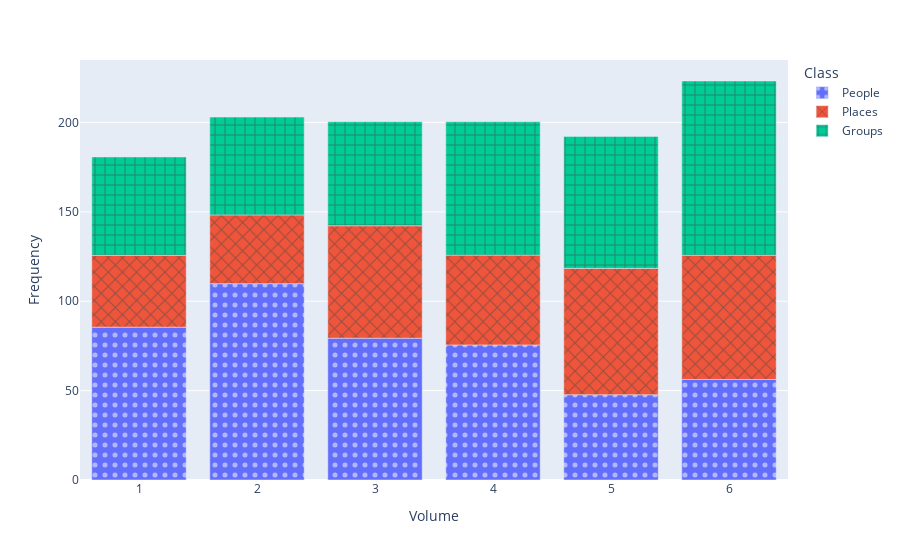

Source (notebook cell):
### Markdown cell above
We now plot the results. What do we learn from this particular visualization?

__Go back and see what you get when you look at the top 10 names, top 50, top 100__

### Code cell
import plotly.express as px
#df = px.data.medals_long()

fig = px.bar(df, x="Volume", y="Frequency", color="Class",
             pattern_shape="Class", pattern_shape_sequence=[".", "x", "+"])
fig.show()

### Figure 1 — Plotly figure (JSON) as saved in the notebook; plotly's stock layout.template omitted (floating-point values rounded to 4 significant figures)
{"data": [{"alignmentgroup": "True", "hovertemplate": "Class=People<br>Volume=%{x}<br>Frequency=%{y}<extra></extra>", "legendgroup": "People", "marker": {"color": "#636efa", "pattern": {"shape": "."}}, "name": "People", "offsetgroup": "People", "orientation": "v", "showlegend": true, "textposition": "auto", "type": "bar", "x": ["1", "2", "3", "4", "5", "6"], "xaxis": "x", "y": [85.51, 109.8, 79.33, 75.57, 47.7, 56.24], "yaxis": "y"}, {"alignmentgroup": "True", "hovertemplate": "Class=Places<br>Volume=%{x}<br>Frequency=%{y}<extra></extra>", "legendgroup": "Places", "marker": {"color": "#EF553B", "pattern": {"shape": "x"}}, "name": "Places", "offsetgroup": "Places", "orientation": "v", "showlegend": true, "textposition": "auto", "type": "bar", "x": ["1", "2", "3", "4", "5", "6"], "xaxis": "x", "y": [40.18, 38.48, 62.9, 50.25, 70.69, 69.51], "yaxis": "y"}, {"alignmentgroup": "True", "hovertemplate": "Class=Groups<br>Volume=%{x}<br>Frequency=%{y}<extra></extra>", "legendgroup": "Groups", "marker": {"color": "#00cc96", "pattern": {"shape": "+"}}, "name": "Groups", "offsetgroup": "Groups", "orientation": "v", "showlegend": true, "textposition": "auto", "type": "bar", "x": ["1", "2", "3", "4", "5", "6"], "xaxis": "x", "y": [55.02, 54.7, 58.19, 74.57, 73.83, 97.45], "yaxis": "y"}], "layout": {"barmode": "relative", "legend": {"title": {"text": "Class"}, "tracegroupgap": 0}, "margin": {"t": 60}, "xaxis": {"anchor": "y", "domain": [0, 1], "title": {"text": "Volume"}}, "yaxis": {"anchor": "x", "domain": [0, 1], "title": {"text": "Frequency"}}}}
